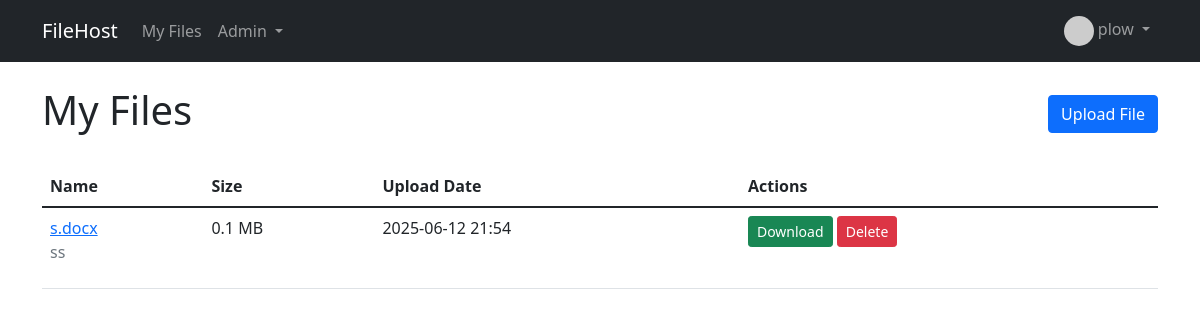
The page /files (signed in) on the database its author committed.
### projectx.py (models this page shows, shortened)
class User(UserMixin, db.Model):
    id = db.Column(db.Integer, primary_key=True)
    username = db.Column(db.String(64), unique=True, index=True)
    email = db.Column(db.String(120), unique=True, index=True, nullable=False)
    password_hash = db.Column(db.String(128))
    full_name = db.Column(db.String(100))
    avatar = db.Column(db.String(200))
    is_admin = db.Column(db.Boolean, default=False)
    created_at = db.Column(db.DateTime, default=datetime.utcnow)
    files = db.relationship('File', backref='owner', lazy='dynamic')
    def get_avatar_url(self):
        if self.avatar:
            return url_for('static', filename=f'avatars/{self.avatar}')
        return 'https://www.gravatar.com/avatar/default'

class File(db.Model):
    id = db.Column(db.Integer, primary_key=True)
    original_name = db.Column(db.String(256))
    storage_name = db.Column(db.String(64), unique=True)
    description = db.Column(db.Text)
    upload_date = db.Column(db.DateTime, default=datetime.utcnow)
    size = db.Column(db.Integer)
    user_id = db.Column(db.Integer, db.ForeignKey('user.id'))
    download_links = db.relationship('DownloadLink', backref='file', lazy='dynamic')
    def get_size_mb(self):
        return round(self.size / (1024 * 1024), 2) if self.size else 0

### projectx.py (the view)
@app.route('/files')
@login_required
def user_files():
    files = current_user.files.order_by(File.upload_date.desc()).all()
    return render_template('files/files.html', files=files)

### projectx.py (called while the page is built)
@login_manager.user_loader
def load_user(user_id):
    return User.query.get(int(user_id))

### templates/files/files.html (shortened to what this page needs)
{% extends "base.html" %}
{% block content %}
<div class="d-flex justify-content-between align-items-center mb-4">
    <h1>My Files</h1>
    <a href="{{ url_for('upload_file') }}" class="btn btn-primary">Upload File</a>
</div>
{% if files %}
<table class="table">
    <thead>
        <tr>
            <th>Name</th>
            <th>Size</th>
            <th>Upload Date</th>
            <th>Actions</th>
        </tr>
    </thead>
    <tbody>
        {% for file in files %}
        <tr>
            <td>
                <a href="{{ url_for('file_details', file_id=file.id) }}">{{ file.original_name }}</a>
                {% if file.description %}
                <p class="text-muted">{{ file.description|truncate(50) }}</p>
                {% endif %}
            </td>
            <td>{{ file.get_size_mb() }} MB</td>
            <td>{{ file.upload_date.strftime('%Y-%m-%d %H:%M') }}</td>
            <td>
                <a href="{{ url_for('download_file', file_id=file.id) }}" class="btn btn-sm btn-success">Download</a>
                <form method="POST" action="{{ url_for('delete_file', file_id=file.id) }}" class="d-inline">
                    <button type="submit" class="btn btn-sm btn-danger" onclick="return confirm('Are you sure?')">Delete</button>
                </form>
            </td>
        </tr>
        {% endfor %}
    </tbody>
</table>
{% else %}
<div class="alert alert-info">
    You haven't uploaded any files yet. <a href="{{ url_for('upload_file') }}">Upload your first file</a>.
</div>
{% endif %}
{% endblock %}

### templates/base.html (shortened to what this page needs)
<!DOCTYPE html>
<html lang="en">
<head>
    <link href="https://cdn.jsdelivr.net/npm/bootstrap@5.1.3/dist/css/bootstrap.min.css" rel="stylesheet">
</head>
<body>
    <nav class="navbar navbar-expand-lg navbar-dark bg-dark">
        <div class="container">
            <a class="navbar-brand" href="{{ url_for('index') }}">FileHost</a>
            <div class="collapse navbar-collapse" id="navbarNav">
                <ul class="navbar-nav me-auto">
                    {% if current_user.is_authenticated %}
                        <li class="nav-item">
                            <a class="nav-link" href="{{ url_for('user_files') }}">My Files</a>
                        </li>
                    {% endif %}
                    {% if current_user.is_authenticated and current_user.is_admin %}
                        <li class="nav-item dropdown">
                            <a class="nav-link dropdown-toggle" href="#" id="adminDropdown" role="button" data-bs-toggle="dropdown">
                                Admin
                            </a>
                        </li>
                    {% endif %}
                </ul>
                <ul class="navbar-nav">
                    {% if current_user.is_authenticated %}
                        <li class="nav-item dropdown">
                            <a class="nav-link dropdown-toggle" href="#" id="userDropdown" role="button" data-bs-toggle="dropdown">
                                <img src="{{ current_user.get_avatar_url() }}" alt="Avatar" width="30" height="30" class="rounded-circle">
                                {{ current_user.username }}
                            </a>
                        </li>
                    {% endif %}
                </ul>
            </div>
        </div>
    </nav>
    <div class="container mt-4">
        {% block content %}{% endblock %}
    </div>
</body>
</html>

### rows shown on the page
User: username "plow"
File: original_name "s.docx", description "ss", get_size_mb "0.1", upload_date "2025-06-12 21:54"
